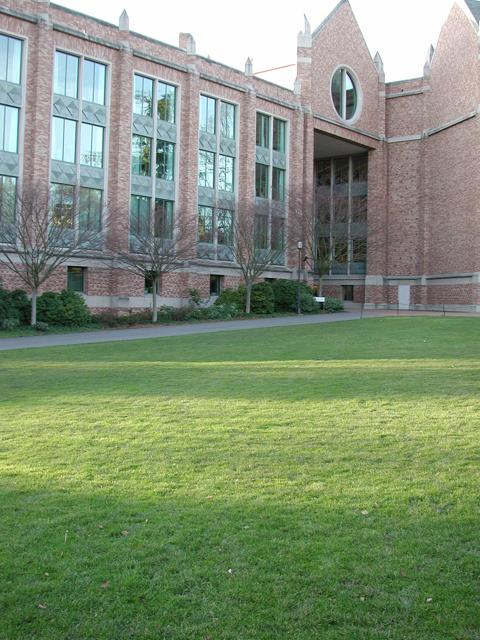
#> input picture Panorama Image Mosaicing/data/campus/campus2.jpg, 480 x 640 px, found by its file name; its folder holds 2 pictures in this run
$ python pano-auto.py ../data/campus -mode custom-ransac -normalize 0
#> lines starting #> are read from the running program, lines starting #| are printed output that depends on the picture; after the words box and inside, x2 and y2 are one past the last pixel; in counts of white or black regions, pixels touching at a corner belong together
### Panorama Image Mosaicing/code/ransac.py
import numpy as np
import random
import math


def homography(pairs):
    rows = []
    for i in range(pairs.shape[0]):
        p1 = np.append(pairs[i][0:2], 1)
        p2 = np.append(pairs[i][2:4], 1)
        row1 = [0, 0, 0, p1[0], p1[1], p1[2], -p2[1]*p1[0], -p2[1]*p1[1], -p2[1]*p1[2]]
        row2 = [p1[0], p1[1], p1[2], 0, 0, 0, -p2[0]*p1[0], -p2[0]*p1[1], -p2[0]*p1[2]]
        rows.append(row1)
        rows.append(row2)
    rows = np.array(rows)
    U, s, V = np.linalg.svd(rows)
    H = V[-1].reshape(3, 3)
    H = H/H[2, 2] # standardize to let w*H[2,2] = 1
    return H

def get_error(points, H):
    num_points = len(points)
    all_p1 = np.concatenate((points[:, 0:2], np.ones((num_points, 1))), axis=1)
    all_p2 = points[:, 2:4]
    estimate_p2 = np.zeros((num_points, 2))
    for i in range(num_points):
        temp = np.dot(H, all_p1[i])
        estimate_p2[i] = (temp/temp[2])[0:2] # set index 2 to 1 and slice the index 0, 1
    # Compute error
    errors = np.linalg.norm(all_p2 - estimate_p2 , axis=1) ** 2

    return errors

def Ransac(matches, threshold):
    num_iterations = math.inf
    iterations_done = 0
    num_sample = 4 #s

    prob_outlier = 0.5 # 50% outliers
    desired_prob = 0.99 # p

    T = (1- prob_outlier)* matches.shape[0] #T
    valid_inliers=[]
    valid_inliers_count=[]
    while num_iterations > iterations_done:
        idx = random.sample(range(len(matches)), 4) # 4 indices to find points for homography
        point = [matches[i] for i in idx ]
        points = np.array(point)
        H = homography(points)
        #  avoid dividing by zero
        if np.linalg.matrix_rank(H) < 3:
            continue
        # count the inliers within the threshold
        errors = get_error(matches, H)

        threshold = math.sqrt(3.84)*errors.std() # t = sqrt(3.84)sigma
        index = np.where(errors < threshold)[0]
        inliers = matches[index]
        num_inliers = len(inliers)
        #check for inlier size
        if num_inliers>T:
            valid_inliers.append(inliers)
            valid_inliers_count.append(num_inliers)

        prob_outlier = 1 - num_inliers /len(matches)
        num_iterations = math.ceil(math.log(1 - desired_prob)/math.log(1 - (1 - prob_outlier)**num_sample))
        iterations_done = iterations_done + 1

    inliers = valid_inliers[valid_inliers_count.index(max(valid_inliers_count))]

    return inliers


### Panorama Image Mosaicing/code/pano-auto.py
import cv2
import matplotlib.pyplot as plt
import numpy as np
from ransac import Ransac
import argparse
import os
parser = argparse.ArgumentParser(description= "Image Mosaicing")
parser.add_argument('path_to_directory_containing_2_images', nargs='+',type=str)
parser.add_argument('-mode', type=str, required=True,choices = ['custom-ransac','auto-ransac'], help="select mode")
parser.add_argument('-normalize', type=int, choices=[0,1], required=True, help="normalization")
args = parser.parse_args()

imgs_path = "../" + str(args.path_to_directory_containing_2_images[0])
images = os.listdir(imgs_path)

def get_scaling_value(points):
    mean = np.mean(points,0)
    scale = (points-mean)**2
    scale = 0.5 * np.sum(scale,axis=1)
    scale = np.sqrt(np.mean(scale))
    return scale

def normalize_image_points(points):
    """
    Input: 2D list with x,y image points
    Output:
    """
    points = np.array(points)

    mean = np.mean(points,0)
    # define similarity transformation
    # no rotation, scaling using sdv and setting centroid as origin
    s = get_scaling_value(points)
    # print('dsjfhsdfh',s)
    T = np.array([[1/s, 0, -(mean[0])/s],
                  [0, 1/s, -(mean[1])/s],
                  [0,   0, 1]])
    # print(T)
    points = np.dot(T, np.concatenate((points.T, np.ones((1, points.shape[0])))))

    # retrieve normalized image in the original input shape
    points = points[0:2].T
    return points, T


# Read image and convert them to gray!!
def read_image(path):
    img = cv2.imread(path)
    img_gray= cv2.cvtColor(img, cv2.COLOR_RGB2GRAY)
    img_rgb = cv2.cvtColor(img, cv2.COLOR_BGR2RGB)
    return img_gray, img, img_rgb

left_gray, left_origin, left_rgb = read_image(os.path.join(imgs_path,images[1]))
#> in read_image, img is the input picture: shape (640, 480, 3); mean B, G, R 116.2, 144.1, 127.7
right_gray, right_origin, right_rgb = read_image(os.path.join(imgs_path,images[0]))
#> call 2 of read_image, with path = '../../data/campus/campus1.jpg'
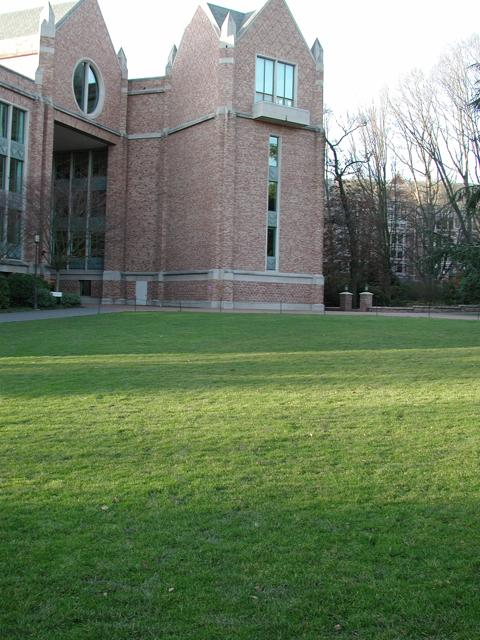
#> input picture Panorama Image Mosaicing/data/campus/campus1.jpg, 480 x 640 px, found by its file name
#> in read_image, img is the input picture: shape (640, 480, 3); mean B, G, R 100, 126.7, 111.3
#> in read_image (call 2), `img_gray= cv2.cvtColor(img, cv2.COLOR_RGB2GRAY)`:
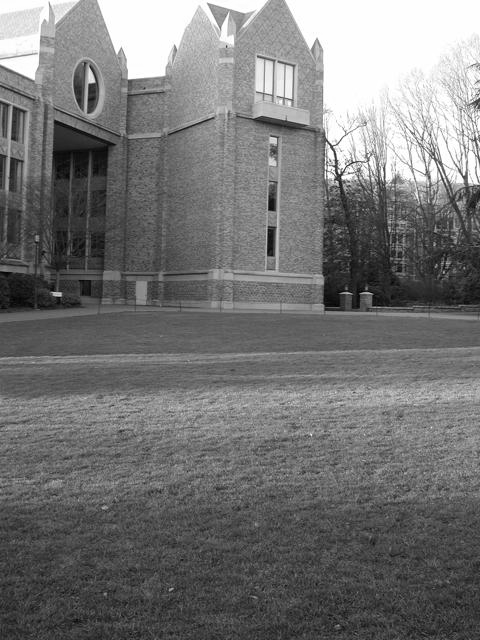
#> img_gray: shape (640, 480); min 1, max 255, mean 116.9

def SIFT(img):
    siftDetector= cv2.xfeatures2d.SIFT_create()

    kp, des = siftDetector.detectAndCompute(img, None)
    return kp, des

def plot_sift(gray, rgb, kp):
    tmp = rgb.copy()
    img = cv2.drawKeypoints(gray, kp, tmp, flags=cv2.DRAW_MATCHES_FLAGS_DRAW_RICH_KEYPOINTS)
    return img

# Better result when using gray
kp_left, des_left = SIFT(left_gray)
#> in SIFT, `kp, des = siftDetector.detectAndCompute(img, None)`: kp = 2249 keypoints; strongest (x, y, size): (320, 299, 4.6), (230, 571, 1.9), (160, 150, 2.6), (160, 81, 1.9)
#> kp_left has the same summary as kp in SIFT
kp_right, des_right = SIFT(right_gray)
#> in SIFT (call 2), `kp, des = siftDetector.detectAndCompute(img, None)`: kp = 1593 keypoints; strongest (x, y, size): (335, 154, 1.9), (336, 161, 2.6), (331, 147, 2.4), (343, 177, 2.7)
#> kp_right has the same summary as kp in SIFT

def matcher(kp1, des1, img1, kp2, des2, img2, threshold):
    # BFMatcher with default params
    bf = cv2.BFMatcher()
    matches = bf.knnMatch(des1,des2, k=2)

    # Apply ratio test
    good = []
    good1 = []
    for m,n in matches:
        if m.distance < threshold*n.distance:
            good.append([m])
            good1.append(m)

    matches1 = []
    for pair in good:
        matches1.append(list(kp1[pair[0].queryIdx].pt + kp2[pair[0].trainIdx].pt))
    matches1 = np.array(matches1)
    return matches1,good

match,good = matcher(kp_left, des_left, left_rgb, kp_right, des_right, right_rgb, 0.75)
#> in matcher, `matches = bf.knnMatch(des1,des2, k=2)`: matches = 2249 matches
#> after the loop in matcher, `for m,n in matches:`: good = 329 matches
#> after the loop in matcher, `for pair in good:`: matches1 = 329 items, first 6: [63.48, 27.53, 380.8, 310.1], [67.75, 10.74, 23.4, 77.06], [83.94, 15.88, 23.4, 77.06], [84.4, 62.96, 277.6, 64.98], [88.91, 17.2, 23.4, 77.06], [104.9, 23.95, 23.4, 77.06]
#> in matcher, `matches1 = np.array(matches1)`: matches1 = 329 rows, first 6: [63.48, 27.53, 380.8, 310.1], [67.75, 10.74, 23.4, 77.06], [83.94, 15.88, 23.4, 77.06], [84.4, 62.96, 277.6, 64.98], [88.91, 17.2, 23.4, 77.06], [104.9, 23.95, 23.4, 77.06]
#> match has the same summary as matches1 in matcher; good = 329 matches
print("Number of SIFT Matches:",len(match))
#| Number of SIFT Matches: 329
def plot_matches(match, total_img,path,title):
    match_img = total_img.copy()
    offset = total_img.shape[1]/2
    fig, ax = plt.subplots()
    ax.set_aspect('equal')
    ax.imshow(np.array(match_img).astype('uint8')) #　RGB is integer type
    ax.plot(match[:, 0], match[:, 1], 'xr')
    ax.plot(match[:, 2] + offset, match[:, 3], 'xr')

    img = ax.plot([match[:, 0], match[:, 2] + offset], [match[:, 1], match[:, 3]],
            'r', linewidth=0.5)
    fig.savefig(path)
    plt.title(title, fontsize="18")
    plt.show()
total_img = np.concatenate((left_rgb, right_rgb), axis=1)
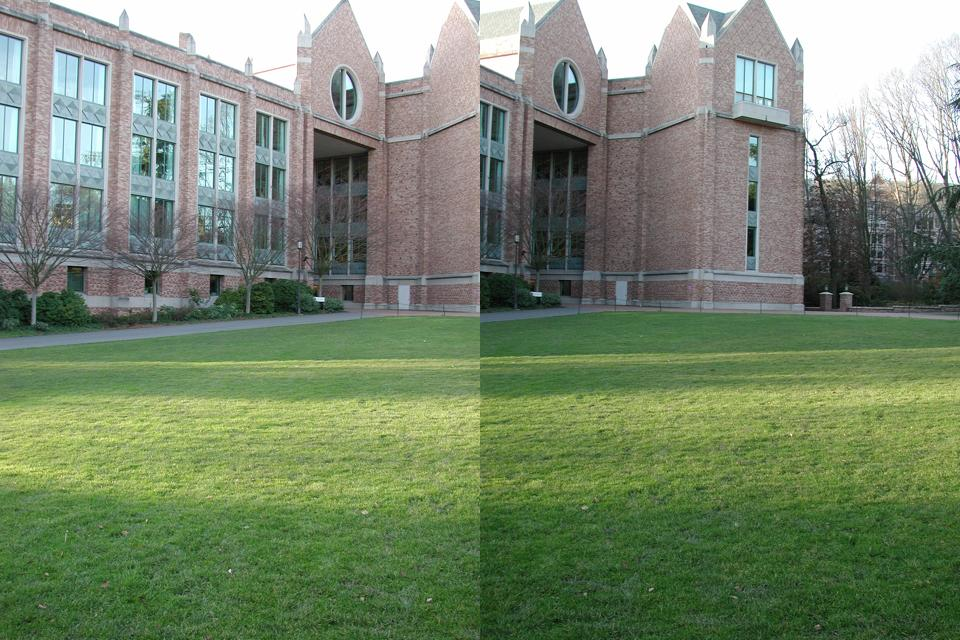
#> total_img: shape (640, 960, 3); mean R, G, B 119.5, 135.4, 108.1
plot_matches(match, total_img,"../results/SIFT_MATCHES",'SIFT_MATCHES')# Good matches
#> in plot_matches, `img = ax.plot([match[:, 0], match[:, 2] + offset], [match[:, 1], match..`: img = 329 items


# cropping
def cropify(result):
    stitched_img = cv2.copyMakeBorder(result, 10, 10, 10, 10, cv2.BORDER_CONSTANT, (0,0,0))
    print(stitched_img.shape)

    gray = cv2.cvtColor(stitched_img, cv2.COLOR_BGR2GRAY)
    thresh_img = cv2.threshold(gray, 0, 255 , cv2.THRESH_BINARY)[1]

    #contours = cv2.findContours(thresh_img.copy(), cv2.RETR_EXTERNAL, cv2.CHAIN_APPROX_SIMPLE)
    contours,hierarchy = cv2.findContours(thresh_img.copy(), cv2.RETR_EXTERNAL, cv2.CHAIN_APPROX_SIMPLE)
    #contours = imutils.grab_contours(contours)
    areaOI = max(contours, key=cv2.contourArea)

    mask = np.zeros(thresh_img.shape, dtype="uint8")
    x, y, w, h = cv2.boundingRect(areaOI)
    cv2.rectangle(mask, (x,y), (x + w, y + h), 255, -1)

    minRectangle = mask.copy()
    sub = mask.copy()

    while cv2.countNonZero(sub) > 0:
        minRectangle = cv2.erode(minRectangle, None)
        sub = cv2.subtract(minRectangle, thresh_img)


    #contours = cv2.findContours(minRectangle.copy(), cv2.RETR_EXTERNAL, cv2.CHAIN_APPROX_SIMPLE)
    contours,hierarchy = cv2.findContours(minRectangle.copy(), cv2.RETR_EXTERNAL, cv2.CHAIN_APPROX_SIMPLE)
    #contours = imutils.grab_contours(contours)
    areaOI = max(contours, key=cv2.contourArea)

    x, y, w, h = cv2.boundingRect(areaOI)

    stitched_img = stitched_img[y:y + h, x:x + w]
    return stitched_img

#-----------------------------------------------------------------------------------------------------"

#===CUSTOM RANSAC===
if (args.mode == 'custom-ransac'):
    inliers = Ransac(match,4)
#> the loop in Ransac, `while num_iterations > iterations_done:` made 3 passes
#> (idx, threshold, num_inliers, prob_outlier, num_iterations) on passes 1 to 3: ([197, 215, 20, 132], 72671.1, 320, 0.0274, 3), ([261, 248, 207, 155], 83309.8, 319, 0.0304, 3), ([244, 183, 298, 111], 803684717.5, 328, 0.00304, 2)
#> after the loop in Ransac, `while num_iterations > iterations_done:`: iterations_done = 3; valid_inliers = 3 items; valid_inliers_count = [320, 319, 328]
#> in Ransac, `inliers = valid_inliers[valid_inliers_count.index(max(valid_inliers_co..`: inliers = 328 rows, first 6: [63.48, 27.53, 380.8, 310.1], [67.75, 10.74, 23.4, 77.06], [83.94, 15.88, 23.4, 77.06], [84.4, 62.96, 277.6, 64.98], [88.91, 17.2, 23.4, 77.06], [104.9, 23.95, 23.4, 77.06]

    print("Number of SIFT+RANSAC Matches:",len(inliers))
#| Number of SIFT+RANSAC Matches: 328
    plot_matches(inliers, total_img,"../results/SIFT+RANSAC Matches","SIFT+RANSAC Matches") # show inliers matches
#> call 2 of plot_matches, with match = array of shape (328, 4), path = '../results/SIFT+RANSAC Matches', title = 'SIFT+RANSAC Matches'
#> in plot_matches (call 2), `img = ax.plot([match[:, 0], match[:, 2] + offset], [match[:, 1], match..`: img = 328 items
#> in plot_matches (call 2), `plt.show()`:
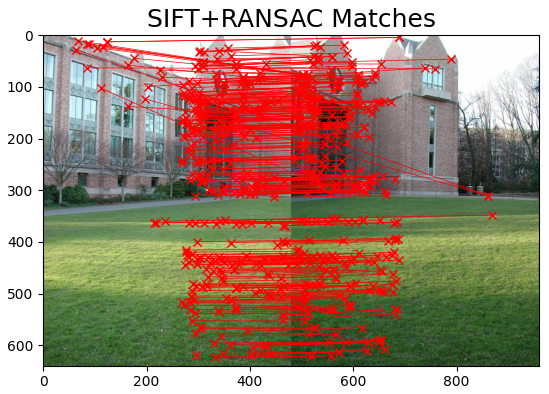
#> figure drawn by matplotlib, 1 panel
    src = np.float32(inliers[:,0:2])
#> src = 328 pairs, first value 63.48 to 473.1, second value 10.74 to 622.7
    dst = np.float32(inliers[:,2:4])
#> dst = 328 pairs, first value 4.94 to 388.9, second value 4.16 to 621.1

    if int(args.normalize)==0:
        # set data points to numpy arrays
        src = np.array(src)
        dst = np.array(dst)
        H,_ = cv2.findHomography(src,dst)
#> H = [[-0.969, 0.011, 103.3], [-0.599, -2.3, 124.6], [-0.0089, -0.00172, 1]]
        print("Homography Matrix Custom",H,sep="\n")
#| Homography Matrix Custom
#| [[-9.69458896e-01  1.10236080e-02  1.03341604e+02]
#|  [-5.99306668e-01 -2.29892246e+00  1.24588062e+02]
#|  [-8.90364130e-03 -1.72192088e-03  1.00000000e+00]]


    else:
        src,T1 = normalize_image_points(src)
        dst,T2 = normalize_image_points(dst)
        H,_ = cv2.findHomography(src,dst)
        print("Homography Matrix Custom",H,sep="\n")


      # Apply panorama correction
    result = cv2.warpPerspective(right_origin,H,(left_origin.shape[1] + right_origin.shape[1], left_origin.shape[0]))
    result[0:right_origin.shape[0], 0:right_origin.shape[1]] = right_origin

    stitched_img = cropify(result)
#| (660, 980, 3)
#> in cropify, `gray = cv2.cvtColor(stitched_img, cv2.COLOR_BGR2GRAY)`:
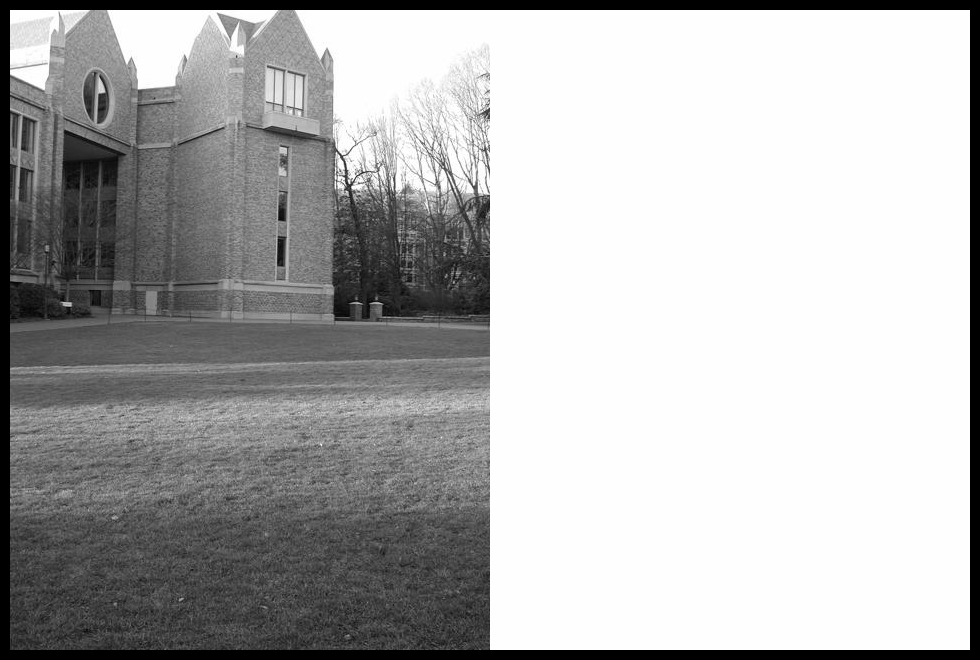
#> gray: shape (660, 980); min 0, max 255, mean 177.2
#> in cropify, `thresh_img = cv2.threshold(gray, 0, 255 , cv2.THRESH_BINARY)[1]`:
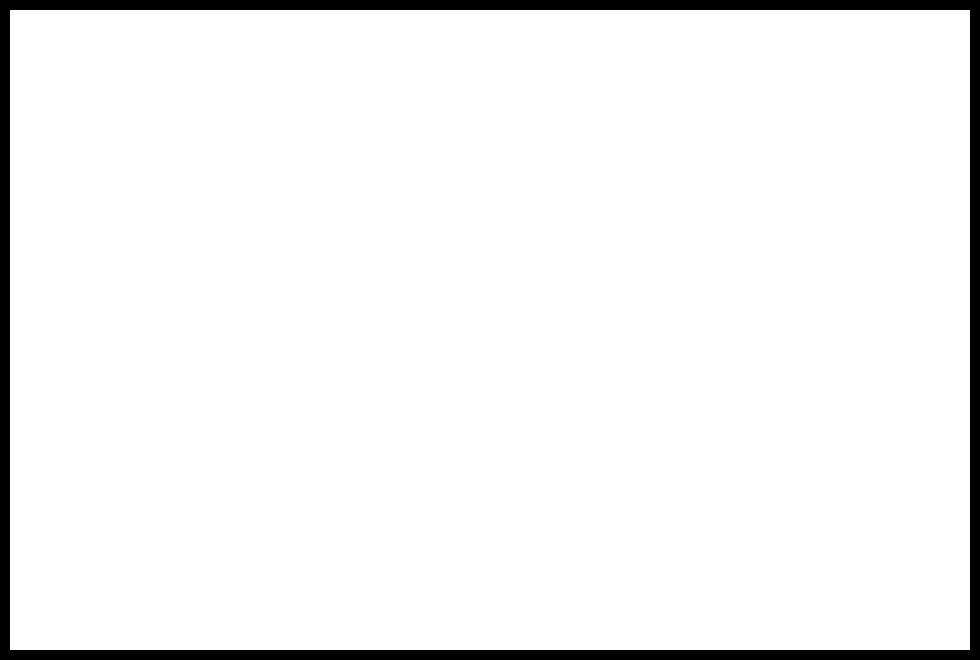
#> thresh_img: shape (660, 980); 95% white; 1 black region, box (x1, y1, x2, y2) and area: (0, 0, 980, 660) 32400
#> in cropify, `contours,hierarchy = cv2.findContours(thresh_img.copy(), cv2.RETR_EXTE..`: contours = [[[10, 10], [10, 649], [969, 649], [969, 10]]]
#> in cropify, `areaOI = max(contours, key=cv2.contourArea)`: areaOI = [[10, 10], [10, 649], [969, 649], [969, 10]]
#> in cropify, `x, y, w, h = cv2.boundingRect(areaOI)`: x = 10; w = 960; h = 640
#> in cropify, `cv2.rectangle(mask, (x,y), (x + w, y + h), 255, -1)`: mask: shape (660, 980); 95.2% white; 1 black region, box (x1, y1, x2, y2) and area: (0, 0, 980, 660) 30799
#> the loop in cropify, `while cv2.countNonZero(sub) > 0:` made 1 pass
#> pass 1, in cropify, `minRectangle = cv2.erode(minRectangle, None)`:
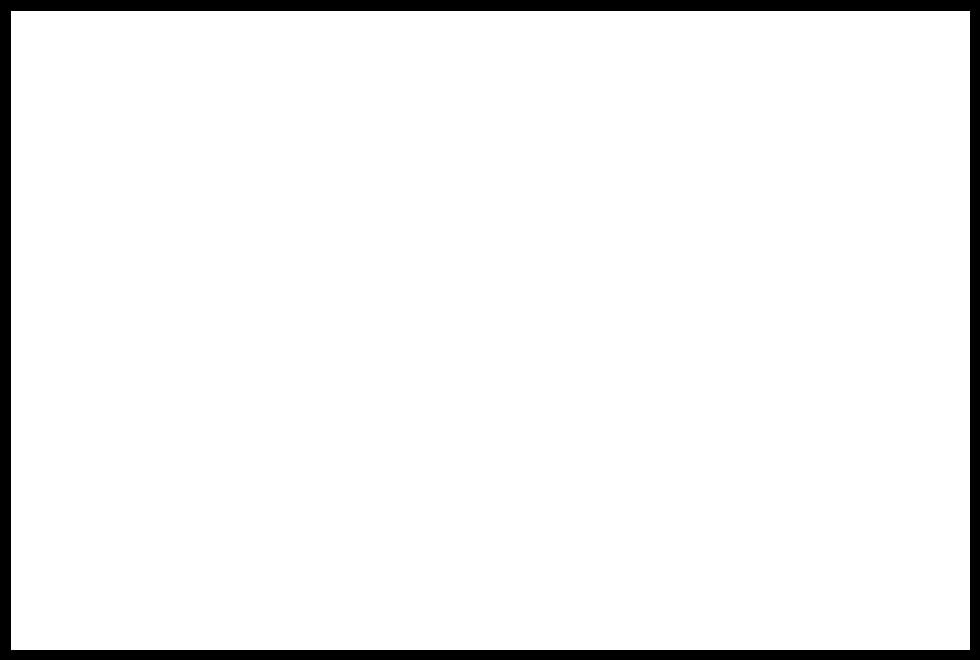
#> minRectangle: shape (660, 980); 94.7% white; 1 black region, box (x1, y1, x2, y2) and area: (0, 0, 980, 660) 33999
#> in cropify, `contours,hierarchy = cv2.findContours(minRectangle.copy(), cv2.RETR_EX..`: contours = [[[11, 11], [11, 649], [969, 649], [969, 11]]]
#> in cropify, `areaOI = max(contours, key=cv2.contourArea)`: areaOI = [[11, 11], [11, 649], [969, 649], [969, 11]]
#> in cropify, `x, y, w, h = cv2.boundingRect(areaOI)`: x = 11; w = 959; h = 639
    cv2.imwrite('../results/Custom_RANSAC_Panorama.jpg',stitched_img)
    cv2.imshow('Custom RANSAC Panorama', stitched_img)
    cv2.waitKey()
    cv2.destroyAllWindows()


#---------------------------------------------------------------------------------------------------
#===AUTO-RANSAC===
else:
    #Storing coordinates of points corresponding to the matches found in both the images
        BaseImage_pts = []
        SecImage_pts = []
        for Match in good:
            BaseImage_pts.append(kp_left[Match[0].queryIdx].pt)
            SecImage_pts.append(kp_right[Match[0].trainIdx].pt)


        # Changing the datatype to "float32" for finding homography
        BaseImage_pts = np.float32(BaseImage_pts)
        SecImage_pts = np.float32(SecImage_pts)
        if int(args.normalize)==0:
            # set data points to numpy arrays
            src = np.array(BaseImage_pts)
            dst = np.array(SecImage_pts)
            # Finding the homography matrix(transformation matrix).
            HomographyMatrix, status = cv2.findHomography(SecImage_pts, BaseImage_pts, cv2.RANSAC, 4.0)
            print("Homography Matrix Auto",HomographyMatrix,sep="\n")
        elif int(args.normalize)==1:
            src,T1 = normalize_image_points(BaseImage_pts)
            dst,T2 = normalize_image_points(SecImage_pts)
            # Finding the homography matrix(transformation matrix).
            HomographyMatrix, status = cv2.findHomography(SecImage_pts, BaseImage_pts, cv2.RANSAC, 4.0)
            print("Homography Matrix Auto",HomographyMatrix,sep="\n")

        else:
            print("Choose normalization values 0 or 1")


        # Apply panorama correction
        result = cv2.warpPerspective(right_origin,HomographyMatrix,(left_origin.shape[1] + right_origin.shape[1], left_origin.shape[0]))
        result[0:left_origin.shape[0], 0:left_origin.shape[1]] = left_origin

        stitched_img = cropify(result)
        cv2.imwrite('../results/Auto_RANSAC_Panorama.jpg',stitched_img)
        cv2.imshow('Auto RANSAC Panorama',stitched_img)
        cv2.waitKey()
        cv2.destroyAllWindows()
